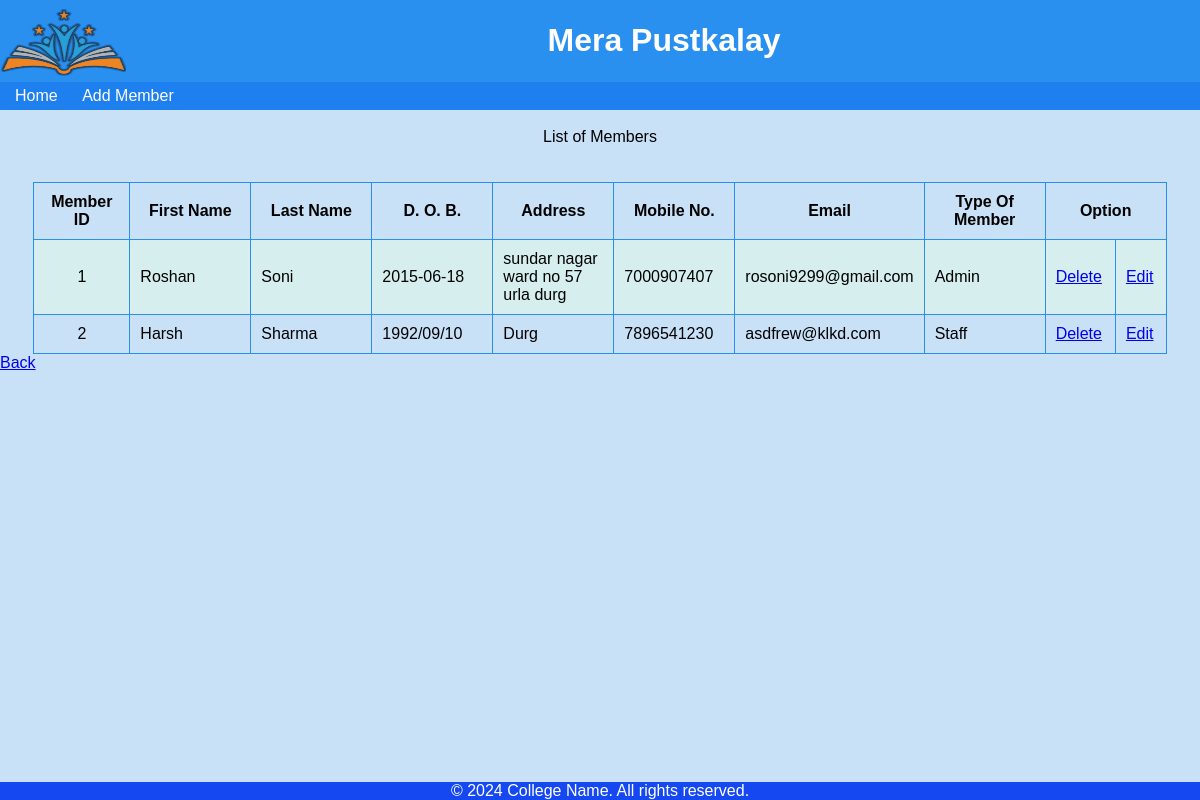
Page /member_entry on the committed database.
### firstapp/models.py (models this page shows)
class Member(models.Model):
  id = models.IntegerField(primary_key=True)
  firstname = models.CharField(max_length=255, default ="0000000000")
  lastname = models.CharField(max_length=255,default ="0000000000")
  d_o_b = models.CharField(max_length=250,default ="YYYY/MM/DD")
  address = models.TextField(max_length=255, default ="0000000000")
  mobile = models.IntegerField(default ="0000000000")
  email = models.CharField(max_length=255, default ="0000000000")
  m_type = models.CharField(max_length=255, default ="0000000000")

### firstapp/views.py (the view)
# urls.py: path('member_entry', views.member_entry, name='member_entry'),
def member_entry(request): # Member Detailes On HTML
  members = Member.objects.all().values()
  template = loader.get_template('member_entry.html')
  context = {
    'members': members,
  }
  return HttpResponse(template.render(context, request))

### firstapp/templates/member_entry.html (shortened to what this page needs)
{% load static %}
<html>
    <link rel="stylesheet" href="{% static 'first.css' %}">
    <header>
        <img src="{% static 'Logo.png' %}" align="left" width="125" height="80">
        <h1>Mera Pustkalay</h1>
    </header>
<body>
    <nav>
        <a href="/home">Home</a>
        <a href="/registration">Add Member</a>
    </nav>
    <main align = "center">
        <br>
      <label >List of Members<Lable><br><br>
        <br>
        <div class="book" align = " center">
            <table border="1" align = "center">
                <th style="width:75px">Member ID</th>
                <th style="width:100px">First Name</th>
                <th style="width:100px">Last Name</th>
                <th style="width:100px">D. O. B. </th>
                <th style="width:100px">Address</th>
                <th style="width:100px">Mobile No.</th>
                <th style="width:100px">Email</th>
                <th style="width:100px">Type Of Member</th>
                <th style="width:100px" colspan="2">Option</th>
            {% for x in members %}
                <tr>
                    <td align = "center">{{ x.id }}</td>
                    <td>{{ x.firstname }}</td>
                    <td>{{ x.lastname }}</td>
                    <td >{{ x.d_o_b }}</td>
                    <td>{{ x.address }}</td>
                    <td>{{ x.mobile }}</td>
                    <td >{{ x.email }}</td>
                    <td >{{ x.m_type }}</td>
                    <td><a href="m_delete/{{ x.id }}">Delete</a></td>
                    <td><a href="m_update/{{ x.id }}">Edit</a></td>
                </tr>
            {% endfor %}
        </table>
        </div>
    </main>
    <a href="/home"><label>Back</label></a>
    <footer>
      <marquee>&copy; 2024 College Name. All rights reserved.</marquee>
    </footer>
</body>
</html>

### firstapp/static/first.css (style rules this page uses)
body { font-family: Arial, sans-serif; margin: 0; padding: 0; background-color: #c9e1f7; }
header { background-color: #2a90f0; color: #fff; text-align: center; padding: 1px; }
th, td { border: 1px solid #2a90f0; border-radius: 3px; padding: 10px }
tr:nth-child(even) { background-color: #D6EEEE; }
table { border: 1px solid black; border-collapse: collapse; }
nav { font-family: Arial, sans-serif; background-color: #1e7fee; color: #fff; padding: 5px; }
nav a { font-family: Arial, sans-serif; color: #fff; text-decoration: none; margin: 0 10px; }
footer { background-color: #1548f0; color: #fff; text-align: center; font-family: Arial, sans-serif; position: fixed; bottom: 0; width: 100%; }

### rows in the picture
Member: id "1", firstname "Roshan", lastname "Soni", d_o_b "2015-06-18", address "sundar nagar ward no 57 urla durg", mobile "7000907407", email "rosoni9299@gmail.com", m_type "Admin"
Member: id "2", firstname "Harsh", lastname "Sharma", d_o_b "1992/09/10", address "Durg", mobile "7896541230", email "asdfrew@klkd.com", m_type "Staff"
